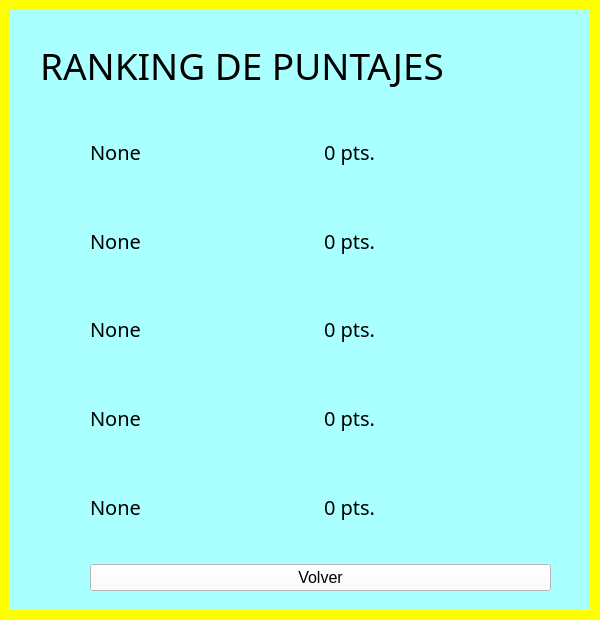
<?xml version="1.0" encoding="UTF-8"?>
<ui version="4.0">
 <class>MainWindow</class>
 <widget class="QMainWindow" name="MainWindow">
  <property name="geometry">
   <rect>
    <x>0</x>
    <y>0</y>
    <width>600</width>
    <height>620</height>
   </rect>
  </property>
  <property name="windowTitle">
   <string>MainWindow</string>
  </property>
  <widget class="QWidget" name="centralwidget">
   <widget class="QLabel" name="fondo_amarillo">
    <property name="geometry">
     <rect>
      <x>0</x>
      <y>0</y>
      <width>600</width>
      <height>700</height>
     </rect>
    </property>
    <property name="styleSheet">
     <string notr="true">background-color: rgb(255, 255, 0);</string>
    </property>
    <property name="text">
     <string/>
    </property>
   </widget>
   <widget class="QLabel" name="label_logo">
    <property name="geometry">
     <rect>
      <x>470</x>
      <y>0</y>
      <width>131</width>
      <height>101</height>
     </rect>
    </property>
    <property name="text">
     <string/>
    </property>
    <property name="scaledContents">
     <bool>true</bool>
    </property>
   </widget>
   <widget class="QLabel" name="label">
    <property name="geometry">
     <rect>
      <x>40</x>
      <y>40</y>
      <width>441</width>
      <height>51</height>
     </rect>
    </property>
    <property name="font">
     <font>
      <family>Mistral</family>
      <pointsize>28</pointsize>
     </font>
    </property>
    <property name="text">
     <string>RANKING DE PUNTAJES</string>
    </property>
   </widget>
   <widget class="QLabel" name="fondo_celeste">
    <property name="geometry">
     <rect>
      <x>10</x>
      <y>10</y>
      <width>580</width>
      <height>600</height>
     </rect>
    </property>
    <property name="styleSheet">
     <string notr="true">background-color: rgb(170, 255, 255);</string>
    </property>
    <property name="text">
     <string/>
    </property>
   </widget>
   <widget class="QWidget" name="verticalLayoutWidget">
    <property name="geometry">
     <rect>
      <x>90</x>
      <y>120</y>
      <width>461</width>
      <height>471</height>
     </rect>
    </property>
    <layout class="QVBoxLayout" name="verticalLayout">
     <item>
      <layout class="QHBoxLayout" name="horizontalLayout_2">
       <item>
        <widget class="QLabel" name="usuario1">
         <property name="font">
          <font>
           <family>Mistral</family>
           <pointsize>15</pointsize>
          </font>
         </property>
         <property name="text">
          <string>None</string>
         </property>
        </widget>
       </item>
       <item>
        <widget class="QLabel" name="puntaje1">
         <property name="font">
          <font>
           <family>Mistral</family>
           <pointsize>15</pointsize>
          </font>
         </property>
         <property name="text">
          <string>0 pts.</string>
         </property>
        </widget>
       </item>
      </layout>
     </item>
     <item>
      <spacer name="horizontalSpacer_2">
       <property name="orientation">
        <enum>Qt::Horizontal</enum>
       </property>
       <property name="sizeHint" stdset="0">
        <size>
         <width>40</width>
         <height>20</height>
        </size>
       </property>
      </spacer>
     </item>
     <item>
      <layout class="QHBoxLayout" name="horizontalLayout_3">
       <item>
        <widget class="QLabel" name="usuario2">
         <property name="font">
          <font>
           <family>Mistral</family>
           <pointsize>15</pointsize>
          </font>
         </property>
         <property name="text">
          <string>None</string>
         </property>
        </widget>
       </item>
       <item>
        <widget class="QLabel" name="puntaje2">
         <property name="font">
          <font>
           <family>Mistral</family>
           <pointsize>15</pointsize>
          </font>
         </property>
         <property name="text">
          <string>0 pts.</string>
         </property>
        </widget>
       </item>
      </layout>
     </item>
     <item>
      <spacer name="horizontalSpacer_3">
       <property name="orientation">
        <enum>Qt::Horizontal</enum>
       </property>
       <property name="sizeHint" stdset="0">
        <size>
         <width>40</width>
         <height>20</height>
        </size>
       </property>
      </spacer>
     </item>
     <item>
      <layout class="QHBoxLayout" name="horizontalLayout_4">
       <item>
        <widget class="QLabel" name="usuario3">
         <property name="font">
          <font>
           <family>Mistral</family>
           <pointsize>15</pointsize>
          </font>
         </property>
         <property name="text">
          <string>None</string>
         </property>
        </widget>
       </item>
       <item>
        <widget class="QLabel" name="puntaje3">
         <property name="font">
          <font>
           <family>Mistral</family>
           <pointsize>15</pointsize>
          </font>
         </property>
         <property name="text">
          <string>0 pts.</string>
         </property>
        </widget>
       </item>
      </layout>
     </item>
     <item>
      <spacer name="horizontalSpacer_4">
       <property name="orientation">
        <enum>Qt::Horizontal</enum>
       </property>
       <property name="sizeHint" stdset="0">
        <size>
         <width>40</width>
         <height>20</height>
        </size>
       </property>
      </spacer>
     </item>
     <item>
      <layout class="QHBoxLayout" name="horizontalLayout_5">
       <item>
        <widget class="QLabel" name="usuario4">
         <property name="font">
          <font>
           <family>Mistral</family>
           <pointsize>15</pointsize>
          </font>
         </property>
         <property name="text">
          <string>None</string>
         </property>
        </widget>
       </item>
       <item>
        <widget class="QLabel" name="puntaje4">
         <property name="font">
          <font>
           <family>Mistral</family>
           <pointsize>15</pointsize>
          </font>
         </property>
         <property name="text">
          <string>0 pts.</string>
         </property>
        </widget>
       </item>
      </layout>
     </item>
     <item>
      <spacer name="horizontalSpacer_5">
       <property name="orientation">
        <enum>Qt::Horizontal</enum>
       </property>
       <property name="sizeHint" stdset="0">
        <size>
         <width>40</width>
         <height>20</height>
        </size>
       </property>
      </spacer>
     </item>
     <item>
      <layout class="QHBoxLayout" name="horizontalLayout">
       <item>
        <widget class="QLabel" name="usuario5">
         <property name="font">
          <font>
           <family>Mistral</family>
           <pointsize>15</pointsize>
          </font>
         </property>
         <property name="text">
          <string>None</string>
         </property>
        </widget>
       </item>
       <item>
        <widget class="QLabel" name="puntaje5">
         <property name="font">
          <font>
           <family>Mistral</family>
           <pointsize>15</pointsize>
          </font>
         </property>
         <property name="text">
          <string>0 pts.</string>
         </property>
        </widget>
       </item>
      </layout>
     </item>
     <item>
      <spacer name="horizontalSpacer">
       <property name="orientation">
        <enum>Qt::Horizontal</enum>
       </property>
       <property name="sizeHint" stdset="0">
        <size>
         <width>40</width>
         <height>20</height>
        </size>
       </property>
      </spacer>
     </item>
     <item>
      <widget class="QPushButton" name="boton_volver">
       <property name="font">
        <font>
         <family>MS Shell Dlg 2</family>
         <pointsize>12</pointsize>
        </font>
       </property>
       <property name="styleSheet">
        <string notr="true">background-color: rgb(255, 255, 255);</string>
       </property>
       <property name="text">
        <string>Volver</string>
       </property>
      </widget>
     </item>
    </layout>
   </widget>
   <zorder>fondo_amarillo</zorder>
   <zorder>fondo_celeste</zorder>
   <zorder>label_logo</zorder>
   <zorder>label</zorder>
   <zorder>verticalLayoutWidget</zorder>
  </widget>
 </widget>
 <resources/>
 <connections/>
</ui>
